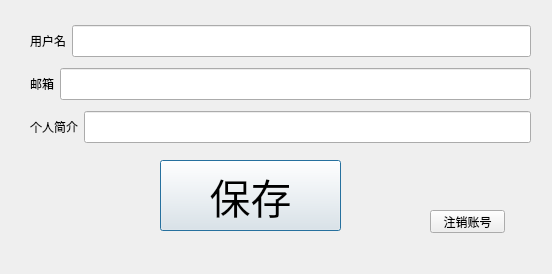
<?xml version="1.0" encoding="UTF-8"?>
<ui version="4.0">
 <class>Dialog</class>
 <widget class="QDialog" name="Dialog">
  <property name="geometry">
   <rect>
    <x>0</x>
    <y>0</y>
    <width>552</width>
    <height>274</height>
   </rect>
  </property>
  <property name="windowTitle">
   <string>Dialog</string>
  </property>
  <widget class="QPushButton" name="pushButton">
   <property name="geometry">
    <rect>
     <x>160</x>
     <y>160</y>
     <width>181</width>
     <height>71</height>
    </rect>
   </property>
   <property name="font">
    <font>
     <pointsize>31</pointsize>
    </font>
   </property>
   <property name="text">
    <string>保存</string>
   </property>
  </widget>
  <widget class="QPushButton" name="pushButton_2">
   <property name="geometry">
    <rect>
     <x>430</x>
     <y>210</y>
     <width>75</width>
     <height>23</height>
    </rect>
   </property>
   <property name="text">
    <string>注销账号</string>
   </property>
  </widget>
  <widget class="QWidget" name="">
   <property name="geometry">
    <rect>
     <x>30</x>
     <y>20</y>
     <width>501</width>
     <height>131</height>
    </rect>
   </property>
   <layout class="QVBoxLayout" name="verticalLayout">
    <item>
     <layout class="QHBoxLayout" name="horizontalLayout">
      <item>
       <widget class="QLabel" name="label">
        <property name="text">
         <string>用户名</string>
        </property>
       </widget>
      </item>
      <item>
       <widget class="QLineEdit" name="find_input">
        <property name="font">
         <font>
          <pointsize>15</pointsize>
         </font>
        </property>
        <property name="text">
         <string/>
        </property>
        <property name="placeholderText">
         <string/>
        </property>
       </widget>
      </item>
     </layout>
    </item>
    <item>
     <layout class="QHBoxLayout" name="horizontalLayout_2">
      <item>
       <widget class="QLabel" name="label_2">
        <property name="text">
         <string>邮箱</string>
        </property>
       </widget>
      </item>
      <item>
       <widget class="QLineEdit" name="find_input_2">
        <property name="font">
         <font>
          <pointsize>15</pointsize>
         </font>
        </property>
        <property name="text">
         <string/>
        </property>
        <property name="placeholderText">
         <string/>
        </property>
       </widget>
      </item>
     </layout>
    </item>
    <item>
     <layout class="QHBoxLayout" name="horizontalLayout_3">
      <item>
       <widget class="QLabel" name="label_3">
        <property name="text">
         <string>个人简介</string>
        </property>
       </widget>
      </item>
      <item>
       <widget class="QLineEdit" name="find_input_3">
        <property name="font">
         <font>
          <pointsize>15</pointsize>
         </font>
        </property>
        <property name="text">
         <string/>
        </property>
        <property name="placeholderText">
         <string/>
        </property>
       </widget>
      </item>
     </layout>
    </item>
   </layout>
  </widget>
 </widget>
 <resources/>
 <connections/>
</ui>
